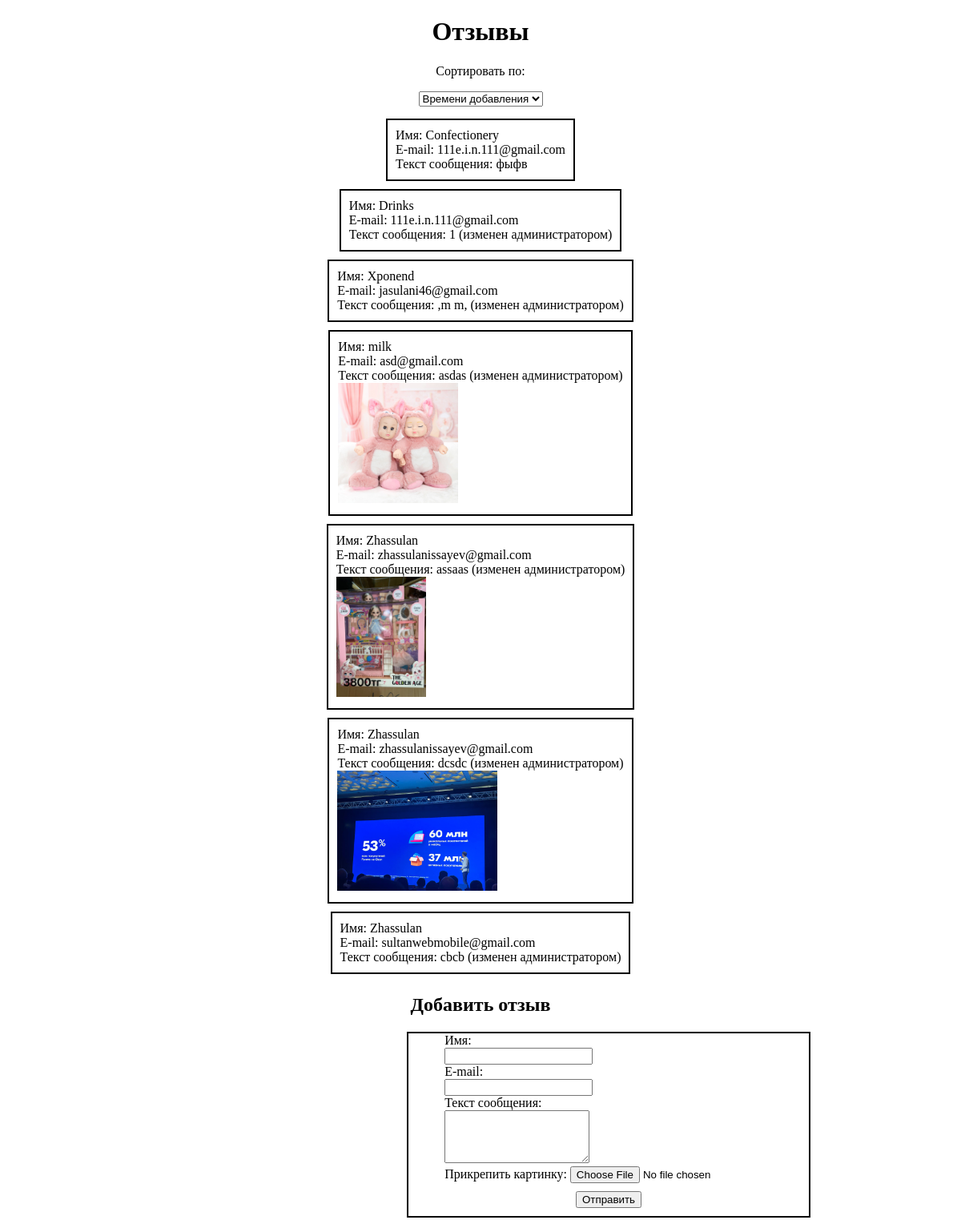
The page / on the database its author committed.
### tables this page shows
CREATE TABLE `reviews` (
  `id` int(11) NOT NULL,
  `name` varchar(255) NOT NULL,
  `email` varchar(255) NOT NULL,
  `message` text NOT NULL,
  `image_path` varchar(255) DEFAULT NULL,
  `date_added` datetime NOT NULL,
  `modified_by_admin` tinyint(1) NOT NULL DEFAULT 0,
  `status` enum('accepted','rejected') NOT NULL DEFAULT 'rejected'
);

### get_reviews.php (the view)
<?php
$connection = mysqli_connect('localhost', 'root', '', 'reviews');
    $sort_by = isset($_GET['sort']) ? $_GET['sort'] : 'date_added';
    $query = "SELECT * FROM reviews WHERE status='accepted' ORDER BY ";
    if ($sort_by === 'name') {
        $query .= "name ASC, date_added DESC";
    } elseif ($sort_by === 'email') {
        $query .= "email ASC, date_added DESC";
    } else {
        $query .= "date_added DESC";
    }
    $result = mysqli_query($connection, $query);
    while ($row = mysqli_fetch_assoc($result)) {
        echo '<div class="element">';
        echo 'Имя: ' . $row['name'] . '<br>';
        echo 'E-mail: ' . $row['email'] . '<br>';
        if ($row['modified_by_admin'] == 1) {
            echo 'Текст сообщения: ' . $row['message'] . ' (изменен администратором)<br>';
        } else {
            echo 'Текст сообщения: ' . $row['message'] . '<br>';
        }
        if ($row['image_path']) {
            $maxWidth = 200;
            $maxHeight = 150;
            list($width, $height) = getimagesize($row['image_path']);
            $aspectRatio = $width / $height;
            if ($width > $maxWidth || $height > $maxHeight) {
                if ($width / $maxWidth > $height / $maxHeight) {
                    $newWidth = $maxWidth;
                    $newHeight = $maxWidth / $aspectRatio;
                } else {
                    $newHeight = $maxHeight;
                    $newWidth = $maxHeight * $aspectRatio;
                }
            } else {
                $newWidth = $width;
                $newHeight = $height;
            }
            echo '<img src="' . $row['image_path'] . '" alt="Изображение" width="' . $newWidth . '" height="' . $newHeight . '"><br>';
        }
        echo '</div>';
    }
?>

### index.php (shortened to what this page needs)
<!DOCTYPE html>
<html>
<head>
    <link rel="stylesheet" href="style.css">
</head>
<body>
    <h1>Отзывы</h1>
    <div class="sorting">
        <p>Сортировать по:</p>
        <?php
        $sort_by = isset($_GET['sort']) ? $_GET['sort'] : 'date_added';
        ?>
        <form method="get">
            <select name="sort" onchange="this.form.submit()">
                <option value="date_added" <?php if ($sort_by === 'date_added') echo 'selected'; ?>>Времени добавления</option>
            </select>
        </form>
    </div>
    <div id="reviews-container">
        <?php
        include 'get_reviews.php';
            ?>
    </div>
    <h2>Добавить отзыв</h2>
    <div class="form">
        <form id="feedback-form" enctype="multipart/form-data">
            <label for="name">Имя:</label><br>
            <input type="text" name="name" required><br>
            <label for="email">E-mail:</label><br>
            <input type="email" name="email" required><br>
            <label for="message">Текст сообщения:</label><br>
            <textarea name="message" rows="4" required></textarea><br>
            <label for="image">Прикрепить картинку:</label>
            <input type="file" name="image"><br>
            <div class="submit">
                <input type="submit" value="Отправить">
            </div>
        </form>
    </div>
</body>
</html>

### style.css (style rules this page uses)
#reviews-container { display: flex; align-items: center; flex-direction: column; }
.element { border: 2px solid #000000; padding: 10px; margin: 5px; }
h1 { text-align: center; }
.sorting { text-align: center; margin-bottom: 10px; }
h2 { text-align: center; }
.form { width: 500px; display: flex; align-items: center; flex-direction: column; border: 2px solid #000000; margin-left: 500px; }
.submit { text-align: center; margin:10px; }

### rows shown on the page
reviews: name "Confectionery", email "111e.i.n.111@gmail.com", message "фыфв"
reviews: name "Drinks", email "111e.i.n.111@gmail.com", message "1"
reviews: name "Xponend", email "jasulani46@gmail.com", message ",m m,"
reviews: name "milk", email "asd@gmail.com", message "asdas", image_path (picture)
reviews: name "Zhassulan", email "zhassulanissayev@gmail.com", message "assaas", image_path (picture)
reviews: name "Zhassulan", email "zhassulanissayev@gmail.com", message "dcsdc", image_path (picture)
reviews: name "Zhassulan", email "sultanwebmobile@gmail.com", message "cbcb"
